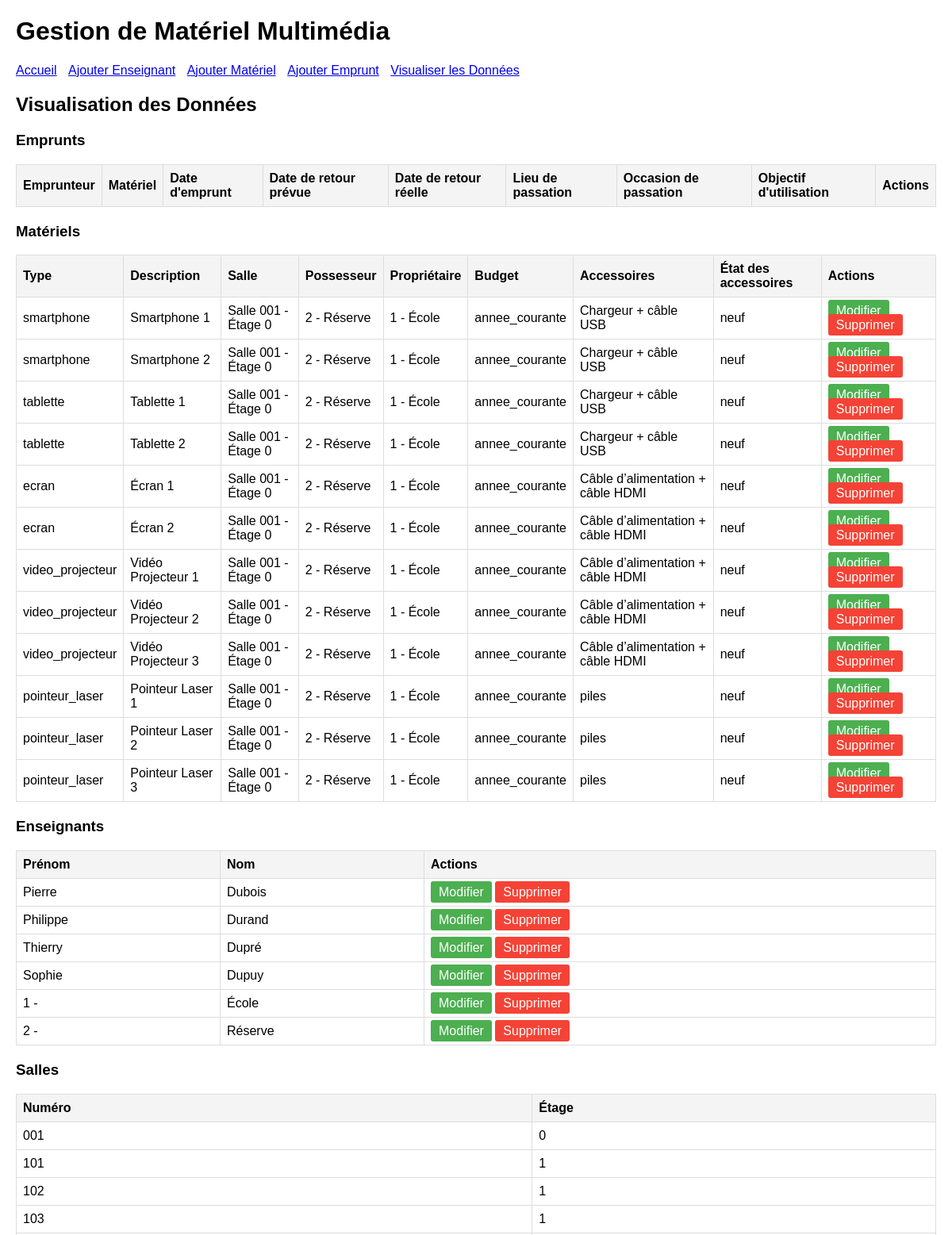
Page /gestion_materiel/visualisation/ (upper part) on the earlier database version.
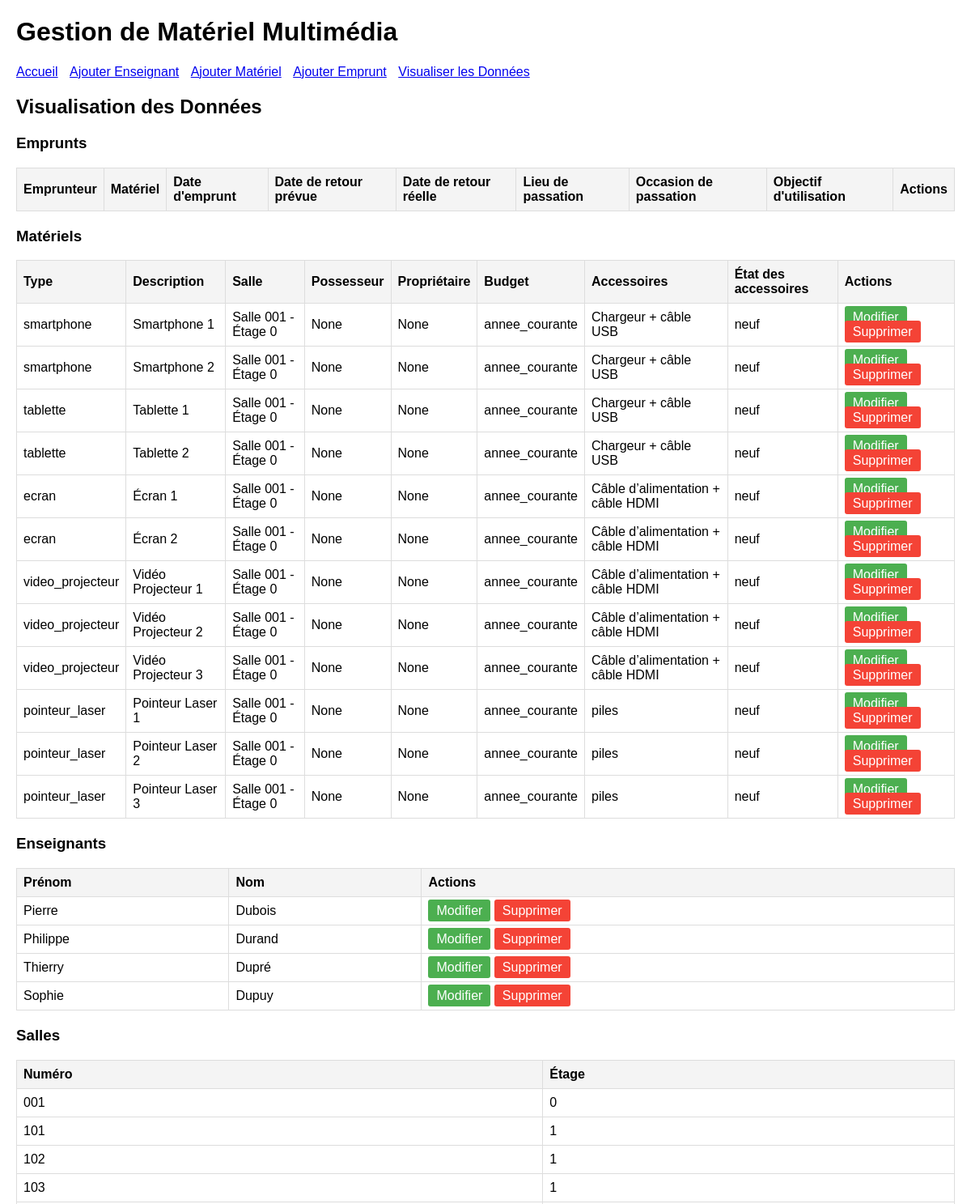
Same page on the later database version.
### gestion_materiel/models.py (models this page shows, shortened)
class Materiel(models.Model):
    TYPE_CHOICES = [
        ('smartphone', 'Smartphone'),
        ('tablette', 'Tablette'),
        ('ecran', 'Écran'),
        ('video_projecteur', 'Vidéo Projecteur'),
        ('pointeur_laser', 'Pointeur Laser')
    ]
    BUDGET_CHOICES = [
        ('annee_courante', "Budget de l'année courante"),
        ('projets', 'Budget projets'),
        ('financements_exceptionnels', 'Budget financements exceptionnels')
    ]
    type = models.CharField(max_length=20, choices=TYPE_CHOICES)
    description = models.TextField()
    salle = models.ForeignKey(Salle, on_delete=models.SET_NULL, null=True, related_name='materiels', default=1)
    possesseur = models.ForeignKey(Enseignant, on_delete=models.SET_NULL, null=True, blank=True, related_name='materiels_possedes')
    proprietaire = models.ForeignKey(Enseignant, on_delete=models.SET_NULL, null=True, related_name='proprietaire_materiel', default=1)
    accessoires = models.TextField()
    date_acquisition = models.DateField()
    budget = models.CharField(max_length=30, choices=BUDGET_CHOICES, default='annee_courante')
    etat_accessoires = models.TextField()

class Salle(models.Model):
    numero = models.CharField(max_length=10)
    etage = models.IntegerField()
    def __str__(self):
        return f"Salle {self.numero} - Étage {self.etage}"

class Enseignant(models.Model):
    nom = models.CharField(max_length=100)
    prenom = models.CharField(max_length=100)
    def __str__(self):
        return f"{self.prenom} {self.nom}"

### gestion_materiel/views.py (the view)
# urls.py: path('visualisation/', visualisation, name='visualisation'),
def visualisation(request):
    enseignants = Enseignant.objects.all()
    salles = Salle.objects.all()
    materiels = Materiel.objects.all()
    emprunts = Emprunt.objects.all()
    context = {
        'enseignants': enseignants,
        'salles': salles,
        'materiels': materiels,
        'emprunts': emprunts,
    }
    return render(request, 'visualisation.html', context)

### gestion_materiel/templates/visualisation.html (shortened to what this page needs)
{% extends 'base_generic.html' %}
{% block content %}
  <h2>Visualisation des Données</h2>
  <h3>Emprunts</h3>
  <table>
    <thead>
      <tr>
        <th>Emprunteur</th>
        <th>Matériel</th>
        <th>Date d'emprunt</th>
        <th>Date de retour prévue</th>
        <th>Date de retour réelle</th>
        <th>Lieu de passation</th>
        <th>Occasion de passation</th>
        <th>Objectif d'utilisation</th>
        <th>Actions</th>
      </tr>
    </thead>
  </table>
  <h3>Matériels</h3>
  <table>
    <thead>
      <tr>
        <th>Type</th>
        <th>Description</th>
        <th>Salle</th>
        <th>Possesseur</th>
        <th>Propriétaire</th>
        <th>Budget</th>
        <th>Accessoires</th>
        <th>État des accessoires</th>
        <th>Actions</th>
      </tr>
    </thead>
    <tbody>
      {% for materiel in materiels %}
        <tr>
          <td>{{ materiel.type }}</td>
          <td>{{ materiel.description }}</td>
          <td>{{ materiel.salle }}</td>
          <td>{{ materiel.possesseur }}</td>
          <td>{{ materiel.proprietaire }}</td>
          <td>{{ materiel.budget }}</td>
          <td>{{ materiel.accessoires }}</td>
          <td>{{ materiel.etat_accessoires }}</td>
          <td>
            <a class="btn btn-edit" href="{% url 'modifier_materiel' materiel.id %}">Modifier</a>
            <a class="btn btn-delete" href="{% url 'supprimer_materiel' materiel.id %}">Supprimer</a>
          </td>
        </tr>
      {% endfor %}
    </tbody>
  </table>
  <h3>Enseignants</h3>
  <table>
    <thead>
      <tr>
        <th>Prénom</th>
        <th>Nom</th>
        <th>Actions</th>
      </tr>
    </thead>
    <tbody>
      {% for enseignant in enseignants %}
        <tr>
          <td>{{ enseignant.prenom }}</td>
          <td>{{ enseignant.nom }}</td>
          <td>
            <a class="btn btn-edit" href="{% url 'modifier_enseignant' enseignant.id %}">Modifier</a>
            <a class="btn btn-delete" href="{% url 'supprimer_enseignant' enseignant.id %}">Supprimer</a>
          </td>
        </tr>
      {% endfor %}
    </tbody>
  </table>
  <h3>Salles</h3>
  <table>
    <thead>
      <tr>
        <th>Numéro</th>
        <th>Étage</th>
      </tr>
    </thead>
    <tbody>
      {% for salle in salles %}
        <tr>
          <td>{{ salle.numero }}</td>
          <td>{{ salle.etage }}</td>
        </tr>
      {% endfor %}
    </tbody>
  </table>
{% endblock %}

Differences in the rows shown:
removed Enseignant: prenom "1 -", nom "École"
removed Enseignant: prenom "2 -", nom "Réserve"
changed Materiel "Smartphone 1": possesseur "2 - Réserve" → "None"; proprietaire "1 - École" → "None"
changed Materiel "Smartphone 2": possesseur "2 - Réserve" → "None"; proprietaire "1 - École" → "None"
changed Materiel "Tablette 1": possesseur "2 - Réserve" → "None"; proprietaire "1 - École" → "None"
changed Materiel "Tablette 2": possesseur "2 - Réserve" → "None"; proprietaire "1 - École" → "None"
changed Materiel "Écran 1": possesseur "2 - Réserve" → "None"; proprietaire "1 - École" → "None"
changed Materiel "Écran 2": possesseur "2 - Réserve" → "None"; proprietaire "1 - École" → "None"
changed Materiel "Vidéo Projecteur 1": possesseur "2 - Réserve" → "None"; proprietaire "1 - École" → "None"
changed Materiel "Vidéo Projecteur 2": possesseur "2 - Réserve" → "None"; proprietaire "1 - École" → "None"
changed Materiel "Vidéo Projecteur 3": possesseur "2 - Réserve" → "None"; proprietaire "1 - École" → "None"
changed Materiel "Pointeur Laser 1": possesseur "2 - Réserve" → "None"; proprietaire "1 - École" → "None"
changed Materiel "Pointeur Laser 2": possesseur "2 - Réserve" → "None"; proprietaire "1 - École" → "None"
changed Materiel "Pointeur Laser 3": possesseur "2 - Réserve" → "None"; proprietaire "1 - École" → "None"
